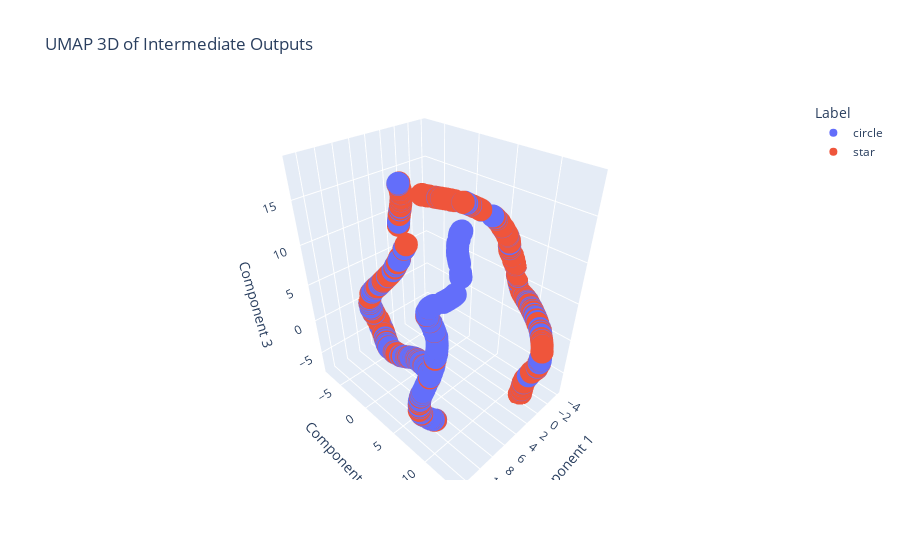

Here is the notebook cell this chart was saved with:
### Code cell
# Plot UMAP in 3D using plotly
fig_umap = px.scatter_3d(
    umap_df,
    x="Component 1",
    y="Component 2",
    z="Component 3",
    color="Label",
    title="UMAP 3D of Intermediate Outputs",
)
fig_umap.show()

### Figure 1 — Plotly figure (JSON) as saved in the notebook; plotly's stock layout.template omitted (floating-point values rounded to 4 significant figures; data arrays with more than 128 entries replaced by an {"elided": "..."} marker saying what was removed)
{"data": [{"hovertemplate": "Label=circle<br>Component 1=%{x}<br>Component 2=%{y}<br>Component 3=%{z}<extra></extra>", "legendgroup": "circle", "marker": {"color": "#636efa", "symbol": "circle"}, "mode": "markers", "name": "circle", "scene": "scene", "showlegend": true, "type": "scatter3d", "x": {"elided": "596 float values"}, "y": {"elided": "596 float values"}, "z": {"elided": "596 float values"}}, {"hovertemplate": "Label=star<br>Component 1=%{x}<br>Component 2=%{y}<br>Component 3=%{z}<extra></extra>", "legendgroup": "star", "marker": {"color": "#EF553B", "symbol": "circle"}, "mode": "markers", "name": "star", "scene": "scene", "showlegend": true, "type": "scatter3d", "x": {"elided": "588 float values"}, "y": {"elided": "588 float values"}, "z": {"elided": "588 float values"}}], "layout": {"legend": {"title": {"text": "Label"}, "tracegroupgap": 0}, "scene": {"domain": {"x": [0, 1], "y": [0, 1]}, "xaxis": {"title": {"text": "Component 1"}}, "yaxis": {"title": {"text": "Component 2"}}, "zaxis": {"title": {"text": "Component 3"}}}, "title": {"text": "UMAP 3D of Intermediate Outputs"}}}
